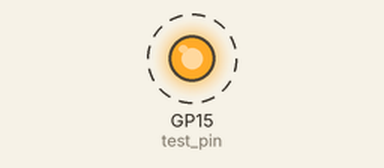
Recording of a program running on a simulated Raspberry Pi Pico running MicroPython. Parts: output pins drawn as LEDs (lit = HIGH). Dashed ring = blinking. What the program prints to the serial console is not drawn.

Above: at 0.2 s.
Timing chart, 0 to 3.0 s (numbered marks = the images above):
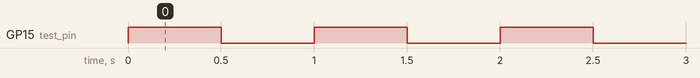

Measured:
- by itself, GP15 (test_pin): alternates HIGH for 0.50 s and LOW for 0.50 s

The program:

blinkLED.py
```python
from machine import Pin
import time

# Choose a GPIO pin you routed out to your headers (e.g., GPIO 15)
# If you connect an external LED (with a resistor) to this pin, it will blink.
test_pin = Pin(15, Pin.OUT)

print("Starting RP2040 Devboard Test...")

while True:
    # Toggle the pin state
    test_pin.toggle()

    # Print to the serial console over USB
    print("Tick! Devboard is running perfectly.")

    # Wait half a second
    time.sleep(0.5)
```
